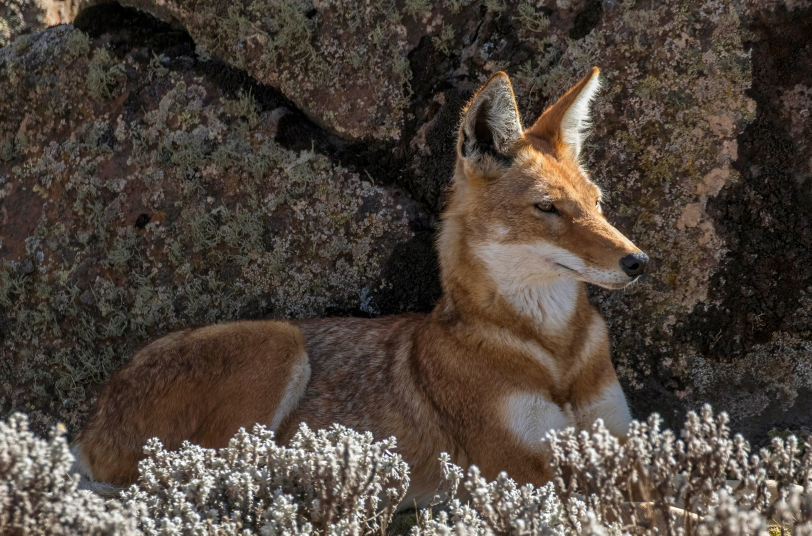
#> input picture week4/images/fox.jpg, 1623 x 1071 px (shown at 1/2 size)
$ python domain_filtering.py
#> lines starting #> are read from the running program, lines starting #| are printed output that depends on the picture; after the words box and inside, x2 and y2 are one past the last pixel; in counts of white or black regions, pixels touching at a corner belong together
import cv2
import numpy as np
import matplotlib.pyplot as plt
import os
def main():

    image_path = os.path.join('images', 'fox.jpg')

    img = cv2.imread(image_path, cv2.IMREAD_GRAYSCALE)
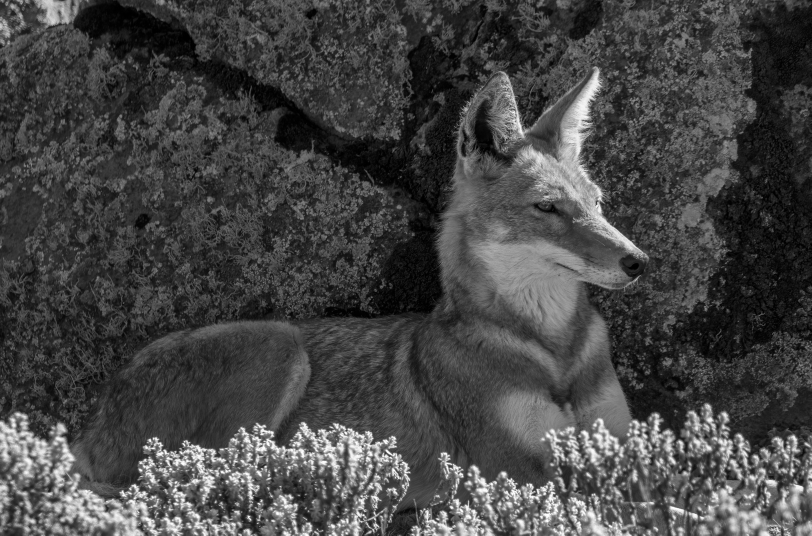
#> img: shape (1071, 1623) (shown at 1/2 size); min 0, max 255, mean 69.2
    if img is None:
        print(f"Error: Could not load '{image_path}'.")
        return

    f = np.fft.fft2(img)

    fshift = np.fft.fftshift(f)

    magnitude_spectrum = 20 * np.log(np.abs(fshift) + 1)
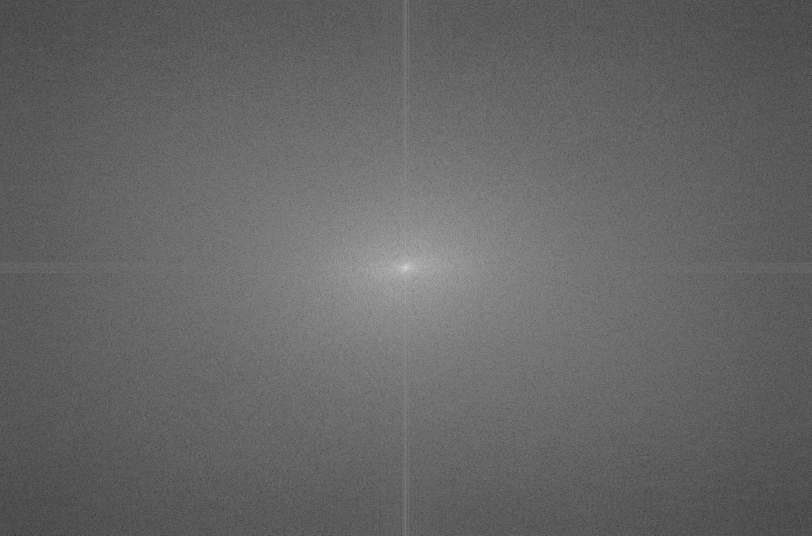
#> magnitude_spectrum: shape (1071, 1623) float64 (shown at 1/2 size); min 45.73, max 372.1, mean 176.7; drawn with min black and max white

    rows, cols = img.shape
#> rows = 1071; cols = 1623
    crow, ccol = rows // 2, cols // 2
#> crow = 535; ccol = 811
    mask = np.zeros((rows, cols), np.uint8)
    r = 50

    cv2.circle(mask, (ccol, crow), r, 1, thickness=-1)
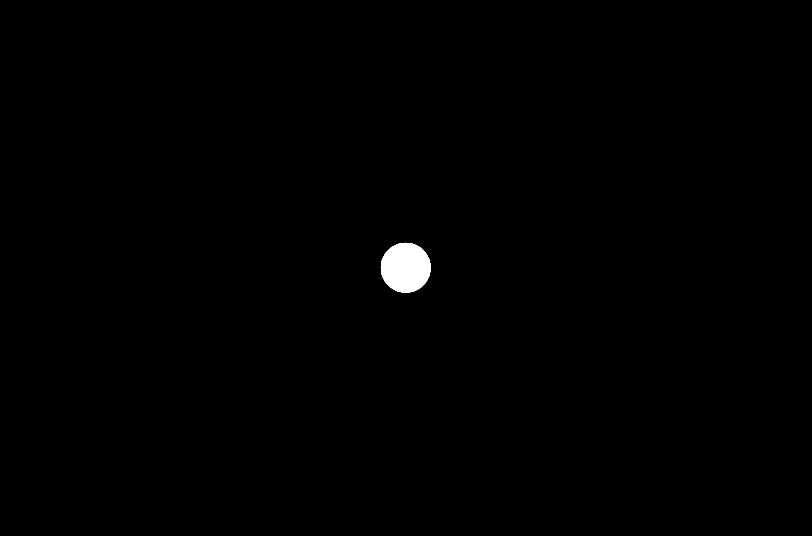
#> mask: shape (1071, 1623) (shown at 1/2 size); values 0 (black) and 1 (white), 0.45% white; 1 white region, box (x1, y1, x2, y2) and area: (761, 485, 862, 586) 7845


    fshift_filtered = fshift * mask


    magnitude_spectrum_filtered = 20 * np.log(np.abs(fshift_filtered) + 1)

    f_ishift = np.fft.ifftshift(fshift_filtered)

    img_back = np.fft.ifft2(f_ishift)

    img_back = np.abs(img_back)
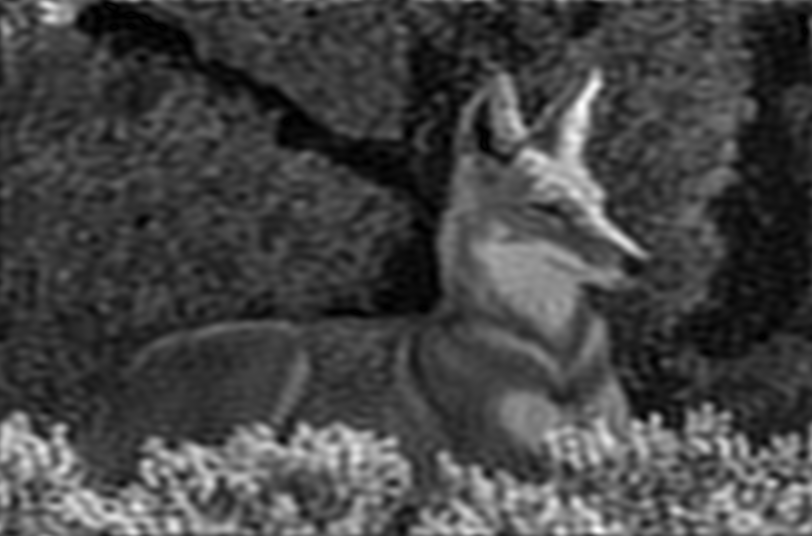
#> img_back: shape (1071, 1623) float64 (shown at 1/2 size); min 0.0016, max 254.4, mean 69.2

    plt.figure(figsize=(12, 10))
    plt.subplot(221), plt.imshow(img, cmap='gray')
    plt.title('Original Image'), plt.xticks([]), plt.yticks([])
    plt.subplot(222), plt.imshow(magnitude_spectrum, cmap='gray')
    plt.title('Original Magnitude Spectrum'), plt.xticks([]), plt.yticks([])
    plt.subplot(223), plt.imshow(img_back, cmap='gray')
    plt.title('Filtered Image (Low Pass)'), plt.xticks([]), plt.yticks([])
    plt.subplot(224), plt.imshow(magnitude_spectrum_filtered, cmap='gray')
    plt.title('Filtered Magnitude Spectrum'), plt.xticks([]), plt.yticks([])
    plt.tight_layout()
    plt.show()
if __name__ == "__main__":
    main()

$ run again, with week4/images/vl.png saved as week4/images/fox.jpg
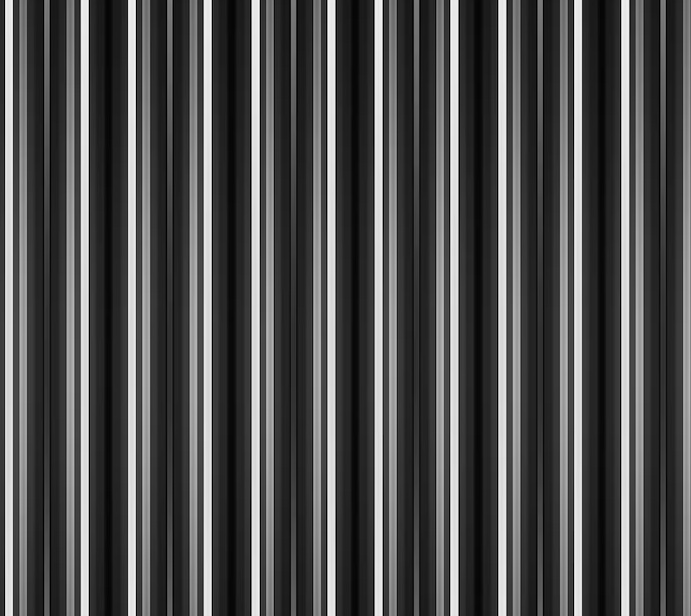
#> input picture week4/images/vl.png, 691 x 616 px
#> in main, img is the input picture: shape (616, 691); min 0, max 246, mean 78.8
#> in main, `cv2.circle(mask, (ccol, crow), r, 1, thickness=-1)`:
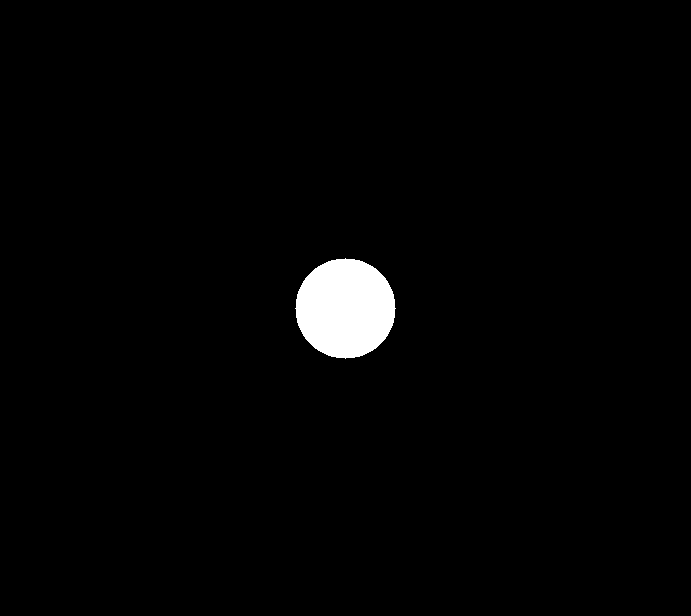
#> mask: shape (616, 691); values 0 (black) and 1 (white), 1.8% white; 1 white region, box (x1, y1, x2, y2) and area: (295, 258, 396, 359) 7845
#> in main, `plt.show()`:
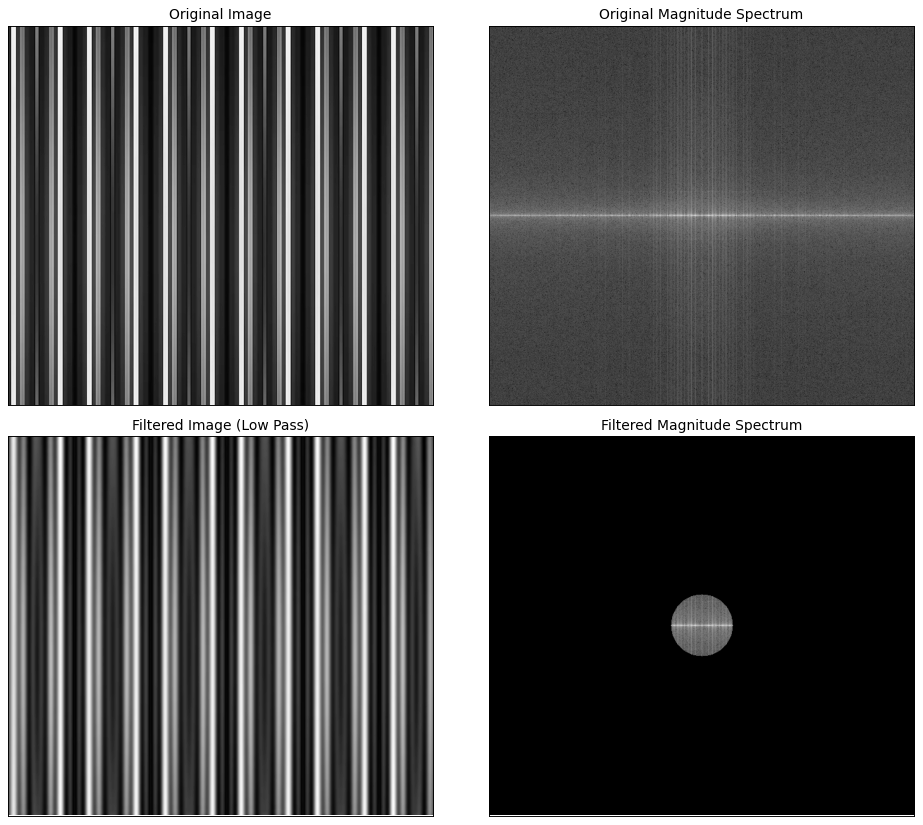
#> figure drawn by matplotlib, 4 panels
